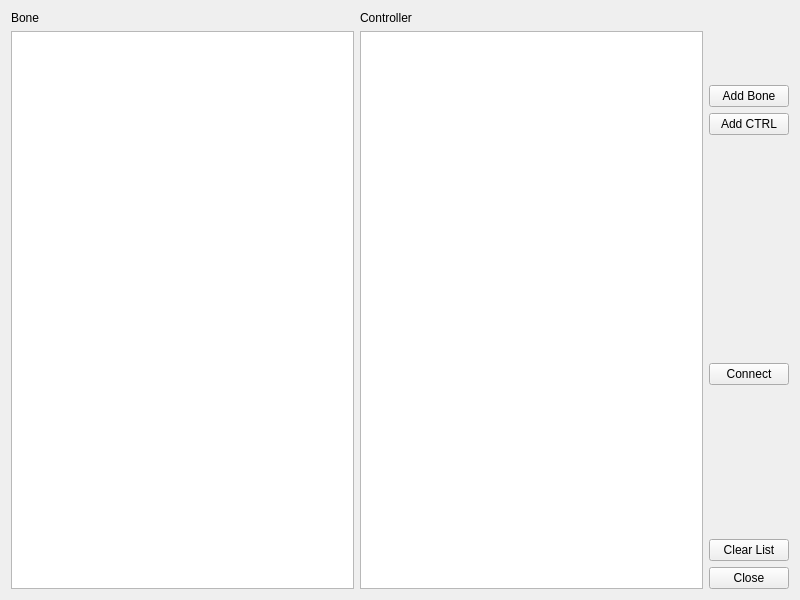
<?xml version="1.0" encoding="UTF-8"?>
<ui version="4.0">
 <class>Form</class>
 <widget class="QWidget" name="Form">
  <property name="windowModality">
   <enum>Qt::NonModal</enum>
  </property>
  <property name="geometry">
   <rect>
    <x>0</x>
    <y>0</y>
    <width>800</width>
    <height>600</height>
   </rect>
  </property>
  <property name="minimumSize">
   <size>
    <width>0</width>
    <height>0</height>
   </size>
  </property>
  <property name="baseSize">
   <size>
    <width>800</width>
    <height>600</height>
   </size>
  </property>
  <property name="windowTitle">
   <string>Form</string>
  </property>
  <layout class="QGridLayout" name="gridLayout">
   <item row="0" column="0">
    <layout class="QHBoxLayout" name="horizontalLayout_3">
     <item>
      <layout class="QVBoxLayout" name="verticalLayout_6">
       <item>
        <widget class="QLabel" name="label_2">
         <property name="text">
          <string>Bone</string>
         </property>
        </widget>
       </item>
       <item>
        <widget class="QListWidget" name="scroll_list_L"/>
       </item>
      </layout>
     </item>
     <item>
      <layout class="QVBoxLayout" name="verticalLayout_5">
       <item>
        <widget class="QLabel" name="label">
         <property name="text">
          <string>Controller</string>
         </property>
        </widget>
       </item>
       <item>
        <widget class="QListWidget" name="scroll_list_R"/>
       </item>
      </layout>
     </item>
     <item>
      <layout class="QVBoxLayout" name="verticalLayout_4">
       <item>
        <spacer name="verticalSpacer_2">
         <property name="orientation">
          <enum>Qt::Vertical</enum>
         </property>
         <property name="sizeHint" stdset="0">
          <size>
           <width>20</width>
           <height>40</height>
          </size>
         </property>
        </spacer>
       </item>
       <item>
        <widget class="QPushButton" name="btn_addBone">
         <property name="text">
          <string>Add Bone</string>
         </property>
        </widget>
       </item>
       <item>
        <widget class="QPushButton" name="btn_addCtrl">
         <property name="text">
          <string>Add CTRL</string>
         </property>
        </widget>
       </item>
       <item>
        <spacer name="verticalSpacer_6">
         <property name="orientation">
          <enum>Qt::Vertical</enum>
         </property>
         <property name="sizeHint" stdset="0">
          <size>
           <width>20</width>
           <height>40</height>
          </size>
         </property>
        </spacer>
       </item>
       <item>
        <spacer name="verticalSpacer_3">
         <property name="orientation">
          <enum>Qt::Vertical</enum>
         </property>
         <property name="sizeHint" stdset="0">
          <size>
           <width>20</width>
           <height>40</height>
          </size>
         </property>
        </spacer>
       </item>
       <item>
        <spacer name="verticalSpacer_5">
         <property name="orientation">
          <enum>Qt::Vertical</enum>
         </property>
         <property name="sizeHint" stdset="0">
          <size>
           <width>20</width>
           <height>40</height>
          </size>
         </property>
        </spacer>
       </item>
       <item>
        <widget class="QPushButton" name="btn_connect">
         <property name="text">
          <string>Connect</string>
         </property>
        </widget>
       </item>
       <item>
        <spacer name="verticalSpacer_4">
         <property name="orientation">
          <enum>Qt::Vertical</enum>
         </property>
         <property name="sizeHint" stdset="0">
          <size>
           <width>20</width>
           <height>40</height>
          </size>
         </property>
        </spacer>
       </item>
       <item>
        <spacer name="verticalSpacer">
         <property name="orientation">
          <enum>Qt::Vertical</enum>
         </property>
         <property name="sizeHint" stdset="0">
          <size>
           <width>20</width>
           <height>40</height>
          </size>
         </property>
        </spacer>
       </item>
       <item>
        <widget class="QPushButton" name="btn_clearList">
         <property name="text">
          <string>Clear List</string>
         </property>
        </widget>
       </item>
       <item>
        <widget class="QPushButton" name="btn_close">
         <property name="text">
          <string>Close</string>
         </property>
        </widget>
       </item>
      </layout>
     </item>
    </layout>
   </item>
  </layout>
 </widget>
 <resources/>
 <connections/>
</ui>
